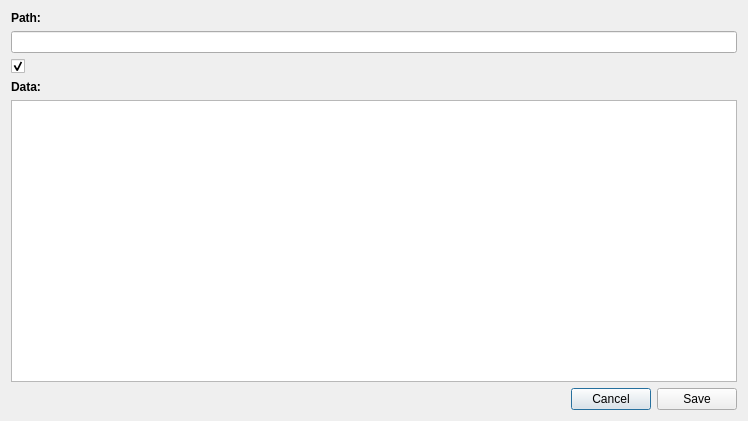
<?xml version="1.0" encoding="UTF-8"?>
<ui version="4.0">
 <class>EditValueDialog</class>
 <widget class="QDialog" name="EditValueDialog">
  <property name="geometry">
   <rect>
    <x>0</x>
    <y>0</y>
    <width>748</width>
    <height>421</height>
   </rect>
  </property>
  <property name="windowTitle">
   <string>Edit Node Value</string>
  </property>
  <layout class="QVBoxLayout" name="verticalLayout">
   <item>
    <widget class="QLabel" name="label">
     <property name="font">
      <font>
       <weight>75</weight>
       <bold>true</bold>
      </font>
     </property>
     <property name="text">
      <string>Path:</string>
     </property>
    </widget>
   </item>
   <item>
    <widget class="QLineEdit" name="lineEdit">
     <property name="readOnly">
      <bool>true</bool>
     </property>
    </widget>
   </item>
   <item>
    <widget class="QCheckBox" name="versionCheckBox">
     <property name="font">
      <font>
       <weight>75</weight>
       <bold>true</bold>
      </font>
     </property>
     <property name="text">
      <string/>
     </property>
     <property name="checked">
      <bool>true</bool>
     </property>
    </widget>
   </item>
   <item>
    <widget class="QLabel" name="label_2">
     <property name="font">
      <font>
       <weight>75</weight>
       <bold>true</bold>
      </font>
     </property>
     <property name="text">
      <string>Data:</string>
     </property>
    </widget>
   </item>
   <item>
    <widget class="QPlainTextEdit" name="plainTextEdit"/>
   </item>
   <item>
    <layout class="QHBoxLayout" name="horizontalLayout">
     <item>
      <spacer name="horizontalSpacer">
       <property name="orientation">
        <enum>Qt::Horizontal</enum>
       </property>
       <property name="sizeHint" stdset="0">
        <size>
         <width>40</width>
         <height>20</height>
        </size>
       </property>
      </spacer>
     </item>
     <item>
      <widget class="QPushButton" name="cancelButton">
       <property name="text">
        <string>Cancel</string>
       </property>
      </widget>
     </item>
     <item>
      <widget class="QPushButton" name="editButton">
       <property name="text">
        <string>Save</string>
       </property>
      </widget>
     </item>
    </layout>
   </item>
  </layout>
 </widget>
 <layoutdefault spacing="6" margin="11"/>
 <resources/>
 <connections/>
</ui>
